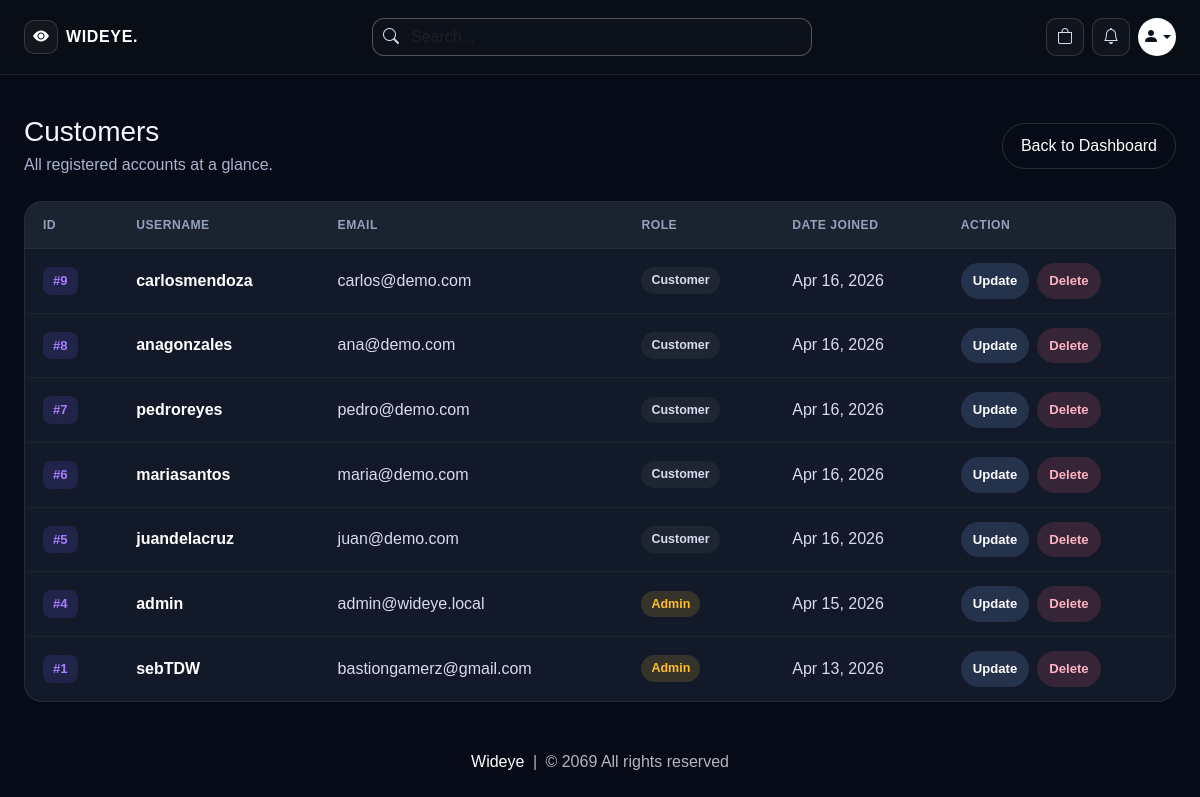
The page /customers (signed in) on the database as committed earlier.
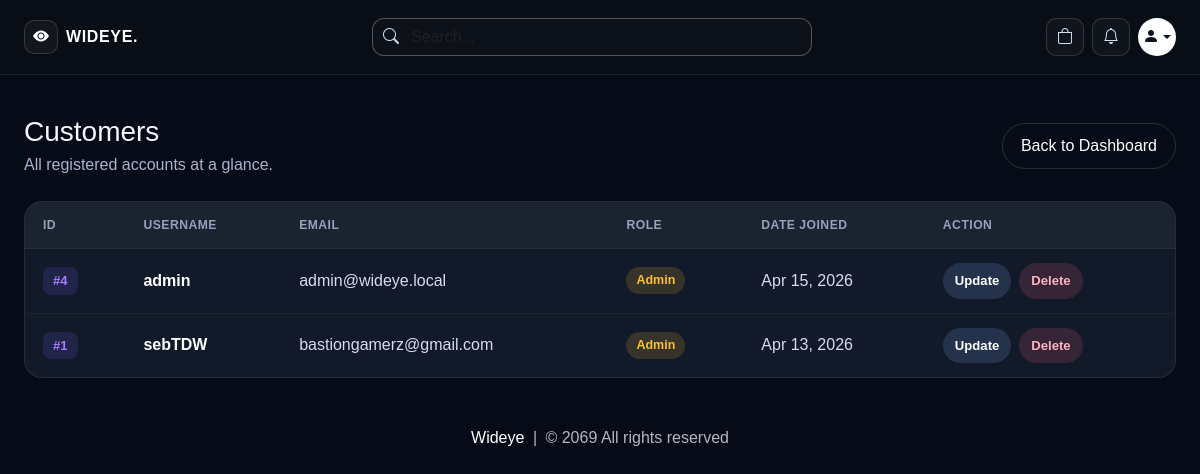
The same page on the database as committed later.
### website/models.py (models this page shows, shortened)
class Customer(db.Model, UserMixin):
    id = db.Column(db.Integer, primary_key=True)
    email = db.Column(db.String(100), unique=True)
    username = db.Column(db.String(100))
    password_hash = db.Column(db.String(150))
    is_admin = db.Column(db.Boolean, default=False, nullable=False)
    face_profile_name = db.Column(db.String(100))
    usual_product_id = db.Column(db.Integer, db.ForeignKey('product.id'), nullable=True)
    date_joined = db.Column(db.DateTime(), default=datetime.utcnow)
    cart_items = db.relationship('Cart', backref=db.backref('customer', lazy=True))
    orders = db.relationship('Order', backref=db.backref('customer', lazy=True))
    usual_product = db.relationship('Product', foreign_keys=[usual_product_id])
    usual_items = db.relationship(
        'UsualOrderItem',
        backref=db.backref('customer', lazy=True),
        cascade='all, delete-orphan',
        order_by='UsualOrderItem.id'
    )
    @property
    def password(self):
        raise AttributeError('Password is not a readable Attribute')

### website/admin.py (the view)
@admin.route('/customers')
@login_required
def display_customers():
    if current_user_is_admin():
        customers = Customer.query.order_by(Customer.date_joined.desc(), Customer.id.desc()).all()
        return render_template('customers.html', customers=customers)
    return render_template('404.html')

### website/admin.py (called while the page is built)
def current_user_is_admin():
    return current_user.is_authenticated and bool(getattr(current_user, 'is_admin', False))

### website/templates/customers.html (shortened to what this page needs)
{% extends 'base.html' %}
{% block body %}
<div class="wideye-shell py-4">
    <div class="d-flex flex-wrap align-items-center justify-content-between gap-3 mb-4">
        <div>
            <h1 class="h3 mb-1">Customers</h1>
            <p style="color:#a8b4cc;" class="mb-0">All registered accounts at a glance.</p>
        </div>
        <a href="/admin-page" style="border:1px solid rgba(255,255,255,0.14);border-radius:999px;padding:10px 18px;color:#fff;">Back to Dashboard</a>
    </div>
    {% if customers | length < 1 %}
    <div class="text-center py-5">
        <h3>No customers yet.</h3>
    </div>
    {% else %}
    <div class="wideye-table-wrap">
        <table class="wideye-table">
            <thead>
                <tr>
                    <th>ID</th>
                    <th>Username</th>
                    <th>Email</th>
                    <th>Role</th>
                    <th>Date Joined</th>
                    <th>Action</th>
                </tr>
            </thead>
            <tbody>
                {% for customer in customers %}
                <tr>
                    <td><span class="wideye-id-badge">#{{ customer.id }}</span></td>
                    <td style="color:#fff;font-weight:600;">{{ customer.username }}</td>
                    <td>{{ customer.email }}</td>
                    <td>
                        <span class="wideye-customer-role {% if customer.is_admin %}admin{% endif %}">
                            {% if customer.is_admin %}Admin{% else %}Customer{% endif %}
                        </span>
                    </td>
                    <td>{{ customer.date_joined.strftime('%b %d, %Y') if customer.date_joined else 'N/A' }}</td>
                    <td>
                        <div class="wideye-customer-actions">
                            <a href="/update-customer/{{ customer.id }}" class="wideye-customer-action edit">Update</a>
                            <a href="/delete-customer/{{ customer.id }}" class="wideye-customer-action delete" onclick="return confirm('Delete {{ customer.username }}? This will remove their account data.');">Delete</a>
                        </div>
                    </td>
                </tr>
                {% endfor %}
            </tbody>
        </table>
    </div>
    {% endif %}
</div>
{% endblock %}

### website/templates/base.html (shortened to what this page needs)
<!DOCTYPE html>
<html lang="en">
<head>
    <link rel="stylesheet" href="https://cdnjs.cloudflare.com/ajax/libs/bootstrap-icons/1.10.5/font/bootstrap-icons.min.css">
    <link rel="stylesheet" href="{{ url_for('static', filename='css/all.min.css') }}">
    <link rel="stylesheet" href="{{ url_for('static', filename='css/bootstrap.min.css') }}">
    <link rel="stylesheet" href="{{ url_for('static', filename='css/style.css') }}">
</head>
<body>
    {% set cart_items = cart | default([], true) | list %}
    <nav class="wideye-navbar">
        <div class="wideye-shell">
            <div class="d-flex flex-wrap align-items-center justify-content-between gap-3">
                <a class="d-flex align-items-center gap-2" href="/">
                    <span class="wideye-brand-mark">
                        <i class="bi bi-eye-fill"></i>
                    </span>
                    <span class="wideye-brand-text">WIDEYE.</span>
                </a>
                <form class="wideye-search-form" role="search" action="/search" method="POST">
                    <div class="wideye-search-wrap d-flex align-items-center">
                        <i class="bi bi-search"></i>
                        <input class="form-control wideye-search-input" name="search" type="search" placeholder="Search..." aria-label="Search">
                    </div>
                </form>
                <div class="d-flex align-items-center gap-2">
                    <a class="wideye-icon-button wideye-nav-icon" href="/cart" aria-label="Cart">
                        <span class="position-relative d-inline-flex">
                            <i class="bi bi-bag"></i>
                        </span>
                    </a>
                    <a class="wideye-icon-button wideye-nav-icon" href="/orders" aria-label="Orders">
                        <i class="bi bi-bell"></i>
                    </a>
                    {% if current_user.is_authenticated %}
                    <div class="dropdown">
                        <a class="wideye-avatar dropdown-toggle" href="#" role="button" id="profileDropdown" data-bs-toggle="dropdown" aria-expanded="false">
                            <i class="bi bi-person-fill"></i>
                        </a>
                    </div>
                    {% else %}
                    <a class="wideye-avatar" href="/login" aria-label="Login">
                        <i class="bi bi-person-fill"></i>
                    </a>
                    {% endif %}
                </div>
            </div>
        </div>
    </nav>
    <div class="wideye-shell pt-3">
    </div>
    {% block body %}
    {% endblock %}
    <footer class="wideye-footer">
        <div class="wideye-shell text-center">
            <a href="/">Wideye</a> <span class="mx-1">|</span> <span>&copy; 2069 All rights reserved</span>
        </div>
    </footer>
</body>
</html>

### website/templates/base.html (style rules this page uses)
* { box-sizing: border-box; }
html { -webkit-text-size-adjust: 100%; }
body { background: #060b17; color: #f6f7fb; min-height: 100vh; font-family: Arial, Helvetica, sans-serif; overflow-x: hidden; }
a { text-decoration: none; }
.wideye-shell { width: min(calc(100% - clamp(1rem, 4vw, 3rem)), 1280px); margin: 0 auto; }
.wideye-navbar { background: #090d15; border-bottom: 1px solid rgba(255, 255, 255, 0.08); padding: 18px 0; }
.wideye-brand-mark { width: 34px; height: 34px; border-radius: 10px; border: 1px solid rgba(255, 255, 255, 0.14); display: inline-flex; align-items: center; justify-content: center; color: #ffffff; background: rgba(255, 255, 255, 0.04); }
.wideye-brand-text { color: #ffffff; font-weight: 700; letter-spacing: 0.04em; }
.wideye-search-form { max-width: 440px; width: 100%; }
.wideye-search-input, .wideye-search-input:focus { background: transparent; border: none; box-shadow: none; color: #ffffff; }
.wideye-search-wrap { border: 1px solid rgba(255, 255, 255, 0.28); border-radius: 12px; background: rgba(255, 255, 255, 0.02); padding: 0 10px; }
.wideye-search-wrap i, .wideye-nav-icon { color: #d7dcee; }
.wideye-icon-button { width: 38px; height: 38px; border-radius: 10px; border: 1px solid rgba(255, 255, 255, 0.14); display: inline-flex; align-items: center; justify-content: center; background: rgba(255, 255, 255, 0.03); }
.wideye-avatar { width: 38px; height: 38px; border-radius: 50%; background: linear-gradient(135deg, #ffffff, #ffffff); color: #09111f; display: inline-flex; align-items: center; justify-content: center; font-size: 1rem; }
.wideye-footer { color: rgba(255, 255, 255, 0.7); padding: 24px 0 32px; }
.wideye-footer a { color: #ffffff; }

### website/templates/customers.html (style rules this page uses)
.wideye-table-wrap { background: #121a29; border: 1px solid rgba(255, 255, 255, 0.08); border-radius: 18px; overflow: hidden; }
.wideye-table { width: 100%; border-collapse: collapse; margin: 0; }
.wideye-table thead { background: rgba(255, 255, 255, 0.04); }
.wideye-table th { padding: 14px 18px; font-size: 0.76rem; text-transform: uppercase; letter-spacing: 0.04em; color: #94a2bc; font-weight: 600; border-bottom: 1px solid rgba(255, 255, 255, 0.08); }
.wideye-table td { padding: 14px 18px; color: #d7dcee; border-bottom: 1px solid rgba(255, 255, 255, 0.04); }
.wideye-table tbody tr:last-child td { border-bottom: none; }
.wideye-id-badge { background: rgba(123, 97, 255, 0.15); color: #a77dff; font-weight: 700; font-size: 0.82rem; padding: 4px 10px; border-radius: 8px; display: inline-block; }
.wideye-customer-role { display: inline-flex; align-items: center; gap: 6px; padding: 4px 10px; border-radius: 999px; font-size: 0.78rem; font-weight: 700; background: rgba(255, 255, 255, 0.05); color: #d7dcee; }
.wideye-customer-role.admin { background: rgba(255, 191, 47, 0.15); color: #ffbf2f; }
.wideye-customer-actions { display: flex; flex-wrap: wrap; gap: 8px; }
.wideye-customer-action { display: inline-flex; align-items: center; justify-content: center; padding: 8px 12px; border-radius: 999px; font-weight: 700; font-size: 0.82rem; white-space: nowrap; }
.wideye-customer-action.edit { background: #24324b; color: #ffffff; }
.wideye-customer-action.delete { background: rgba(255, 99, 132, 0.15); color: #ffb3c2; }

Rows that differ between the two databases and show on the page:
removed Customer: id "9", username "carlosmendoza", email "carlos@demo.com", is_admin "Customer", date_joined "Apr 16, 2026"
removed Customer: id "8", username "anagonzales", email "ana@demo.com", is_admin "Customer", date_joined "Apr 16, 2026"
removed Customer: id "7", username "pedroreyes", email "pedro@demo.com", is_admin "Customer", date_joined "Apr 16, 2026"
removed Customer: id "6", username "mariasantos", email "maria@demo.com", is_admin "Customer", date_joined "Apr 16, 2026"
removed Customer: id "5", username "juandelacruz", email "juan@demo.com", is_admin "Customer", date_joined "Apr 16, 2026"
